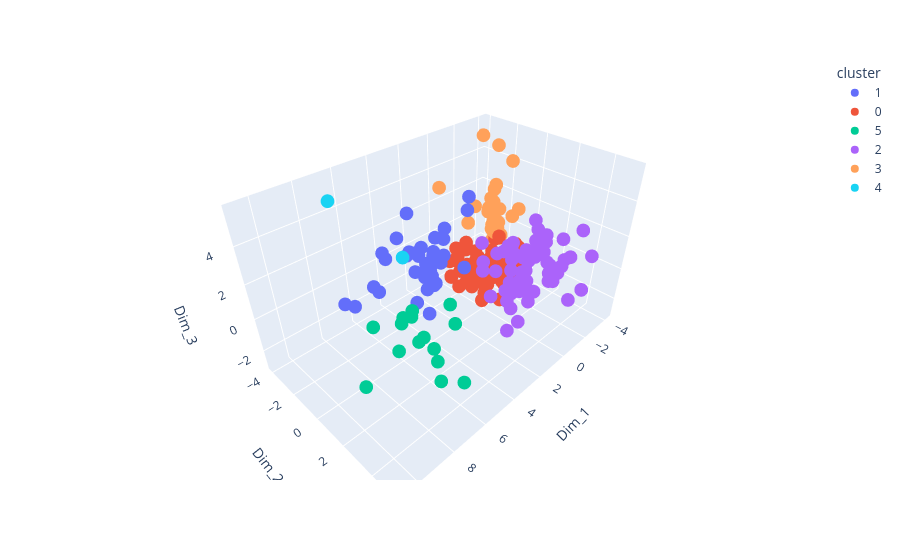

Notebook code cell kept with this figure:
### Code cell
cluster_labels_4 = kmeans.labels_

plot_df3 = low_dim_df.copy()
plot_df3.columns = [f"Dim_{i+1}" for i in range(plot_df3.shape[1])]
plot_df3["cluster"] = cluster_labels_4.astype(str)

fig = px.scatter_3d(
    plot_df3,
    x="Dim_1",
    y="Dim_2",
    z="Dim_3",
    color="cluster",
    hover_data=plot_df3.columns)

fig.show()

ct = pd.crosstab(cluster_labels_4, labels)
print(ct)

### Figure 1 — Plotly figure (JSON) as saved in the notebook; plotly's stock layout.template omitted (floating-point values rounded to 4 significant figures; data arrays with more than 128 entries replaced by an {"elided": "..."} marker saying what was removed)
{"data": [{"customdata": {"elided": "36x16 mixed values"}, "hovertemplate": "cluster=%{customdata[15]}<br>Dim_1=%{x}<br>Dim_2=%{y}<br>Dim_3=%{z}<br>Dim_4=%{customdata[0]}<br>Dim_5=%{customdata[1]}<br>Dim_6=%{customdata[2]}<br>Dim_7=%{customdata[3]}<br>Dim_8=%{customdata[4]}<br>Dim_9=%{customdata[5]}<br>Dim_10=%{customdata[6]}<br>Dim_11=%{customdata[7]}<br>Dim_12=%{customdata[8]}<br>Dim_13=%{customdata[9]}<br>Dim_14=%{customdata[10]}<br>Dim_15=%{customdata[11]}<br>Dim_16=%{customdata[12]}<br>Dim_17=%{customdata[13]}<br>Dim_18=%{customdata[14]}<extra></extra>", "legendgroup": "1", "marker": {"color": "#636efa", "symbol": "circle"}, "mode": "markers", "name": "1", "scene": "scene", "showlegend": true, "type": "scatter3d", "x": [2.108, 5.009, 3.936, 2.053, 3.146, 0.3648, 8.423, 4.735, 1.163, 3.312, 5.612, 3.124, 3.264, 3.195, 5.06, 2.218, 0.7181, 1.882, 4.177, 1.391, 1.564, 2.692, 3.129, 3.925, 3.932, 4.139, 7.044, 5.416, 2.643, 3.535, 3.486, 1.56, 5.756, 2.553, 1.704, 1.655], "y": [-1.684, 0.3278, -3.884, -2.415, -2.796, -2.758, -0.7463, -2.539, -2.024, -0.5153, -2.11, -2.179, -0.7032, -1.554, 0.2457, 0.7383, -0.7251, -1.624, -2.239, -2.633, -1.831, -3.127, -0.5865, -1.663, -0.347, -0.01247, -2.213, 1.754, -1.515, -1.657, -0.904, -2.486, -2.33, -2.062, 0.05518, -1.504], "z": [1.697, 2.874, 0.5602, -0.5005, 0.544, 1.076, 1.437, 1.204, 1.052, -0.1103, -0.1695, -0.2217, 0.3377, 1.64, 3.029, 4.964, 3.139, 0.1572, 2.319, -0.1897, -0.2104, 0.404, -0.1278, 3.838, 0.04412, -1.21, -0.3474, 3.945, -0.07166, -1.782, 1.111, -0.5991, 0.1108, -0.7992, 0.4754, 0.471]}, {"customdata": {"elided": "86x16 mixed values"}, "hovertemplate": "cluster=%{customdata[15]}<br>Dim_1=%{x}<br>Dim_2=%{y}<br>Dim_3=%{z}<br>Dim_4=%{customdata[0]}<br>Dim_5=%{customdata[1]}<br>Dim_6=%{customdata[2]}<br>Dim_7=%{customdata[3]}<br>Dim_8=%{customdata[4]}<br>Dim_9=%{customdata[5]}<br>Dim_10=%{customdata[6]}<br>Dim_11=%{customdata[7]}<br>Dim_12=%{customdata[8]}<br>Dim_13=%{customdata[9]}<br>Dim_14=%{customdata[10]}<br>Dim_15=%{customdata[11]}<br>Dim_16=%{customdata[12]}<br>Dim_17=%{customdata[13]}<br>Dim_18=%{customdata[14]}<extra></extra>", "legendgroup": "0", "marker": {"color": "#EF553B", "symbol": "circle"}, "mode": "markers", "name": "0", "scene": "scene", "showlegend": true, "type": "scatter3d", "x": [0.07774, -0.5604, 1.075, -0.8425, -0.006488, -0.3664, -1.738, -1.289, 0.1239, -1.519, 1.278, -0.301, 0.5765, -1.515, 0.09334, -0.7479, -0.04124, 1.191, -1.966, -0.7396, -1.522, -2.088, -0.7416, -1.235, -1.693, -1.09, -0.3981, 0.3084, -2.013, -2.503, -1.663, -1.433, 0.07539, -1.125, -1.24, -1.325, -2.25, -1.071, -1.717, -1.271, -1.162, -1.244, -2.209, -0.6811, -1.952, -2.447, -0.1906, -1.024, -0.9783, -1.407, -1.539, 0.1159, -0.1073, 0.5763, -0.3748, -0.5733, -0.4686, -1.601, -1.937, -2.012, -1.176, -1.798, -1.798, -2.068, -0.07966, 1.014, -0.7596, -1.802, -0.6159, -0.04582, -0.1318, -1.224, -1.792, -1.409, 0.8378, -1.649, 0.349, 0.1602, 0.2184, -0.8404, -1.459, -2.455, 0.334, -1.804, -1.763, -2.04], "y": [-2.127, 0.31, -0.9005, -1.238, 0.24, -1.695, 0.7162, -1.113, -2.089, -0.4263, -1.313, -1.593, -2.119, -1.143, 0.1241, -0.03378, -0.8059, -1.393, -1.058, -0.8759, -1.425, -1.226, -2.121, -1.824, -0.7531, -1.64, -1.796, -1.57, -1.091, -1.133, -0.8878, 1.226, -1.169, 0.3614, -0.3572, 1.029, 0.3247, -1.298, 0.1978, 0.3824, -0.003652, -0.01312, -0.1123, -0.1128, -0.4618, 0.3421, -0.4557, -1.423, 0.7883, 0.8212, -0.46, -0.8074, -0.501, -0.8516, -1.496, -1.076, 0.05146, -0.1648, -0.2135, -0.7298, 0.1392, -0.4508, 0.8212, 0.3885, 1.096, 0.756, 0.8273, -1.124, -0.721, -1.112, -0.8914, -0.789, -0.9075, -0.8894, -0.1759, -0.335, -0.7617, -0.4278, -1.847, 0.1736, 0.7386, -1.405, -0.725, -1.124, -0.2003, -1.037], "z": [-0.08087, -1.005, -1.588, -0.685, -1.427, -1.354, -0.9372, -1.686, -0.8724, -1.834, -0.9931, -1.121, -0.7215, -1.715, -2.022, -0.6694, -0.5543, -1.135, -1.569, -1.777, -1.554, -1.05, -0.05794, -0.7399, -1.413, -1.217, -0.2262, -1.256, -1.46, -0.07125, -1.527, -1.87, -1.447, -1.73, -1.863, -1.197, -0.4631, -1.707, -1.134, 0.1406, -0.2451, -1.668, -0.8011, 0.1406, -1.517, -0.02698, -1.554, -0.8403, -1.31, -0.3976, -1.315, -2.059, -1.667, -1.556, -1.377, -1.543, 0.5225, -1.182, -1.264, -1.318, -1.426, -1.198, -0.514, 0.3911, -2.043, -1.671, -1.511, -1.142, -1.224, -0.9425, -1.557, -1.542, -1.675, -1.506, -0.5227, -1.668, -0.9009, -1.221, -0.3939, 1.306, -1.161, -0.2372, -0.5122, -1.531, -1.373, -0.9748]}, {"customdata": {"elided": "15x16 mixed values"}, "hovertemplate": "cluster=%{customdata[15]}<br>Dim_1=%{x}<br>Dim_2=%{y}<br>Dim_3=%{z}<br>Dim_4=%{customdata[0]}<br>Dim_5=%{customdata[1]}<br>Dim_6=%{customdata[2]}<br>Dim_7=%{customdata[3]}<br>Dim_8=%{customdata[4]}<br>Dim_9=%{customdata[5]}<br>Dim_10=%{customdata[6]}<br>Dim_11=%{customdata[7]}<br>Dim_12=%{customdata[8]}<br>Dim_13=%{customdata[9]}<br>Dim_14=%{customdata[10]}<br>Dim_15=%{customdata[11]}<br>Dim_16=%{customdata[12]}<br>Dim_17=%{customdata[13]}<br>Dim_18=%{customdata[14]}<extra></extra>", "legendgroup": "5", "marker": {"color": "#00cc96", "symbol": "circle"}, "mode": "markers", "name": "5", "scene": "scene", "showlegend": true, "type": "scatter3d", "x": [6.142, 3.186, 2.903, 6.449, 4.226, 4.504, 6.52, 4.809, 5.159, 10.67, 6.499, 5.422, 7.448, 4.441, 4.836], "y": [2.672, 0.511, 0.6056, 3.203, -1.279, 0.6542, -1.645, 0.2385, -0.8978, 3.707, 0.3141, 3.676, 1.894, -1.103, -0.1274], "z": [-1.259, -0.8625, -2.276, -1.912, -1.728, -2.961, -1.663, -2.244, -1.411, 1.451, -1.995, -2.419, 1.357, -1.899, -2.779]}, {"customdata": {"elided": "65x16 mixed values"}, "hovertemplate": "cluster=%{customdata[15]}<br>Dim_1=%{x}<br>Dim_2=%{y}<br>Dim_3=%{z}<br>Dim_4=%{customdata[0]}<br>Dim_5=%{customdata[1]}<br>Dim_6=%{customdata[2]}<br>Dim_7=%{customdata[3]}<br>Dim_8=%{customdata[4]}<br>Dim_9=%{customdata[5]}<br>Dim_10=%{customdata[6]}<br>Dim_11=%{customdata[7]}<br>Dim_12=%{customdata[8]}<br>Dim_13=%{customdata[9]}<br>Dim_14=%{customdata[10]}<br>Dim_15=%{customdata[11]}<br>Dim_16=%{customdata[12]}<br>Dim_17=%{customdata[13]}<br>Dim_18=%{customdata[14]}<extra></extra>", "legendgroup": "2", "marker": {"color": "#ab63fa", "symbol": "circle"}, "mode": "markers", "name": "2", "scene": "scene", "showlegend": true, "type": "scatter3d", "x": [1.361, 1.973, 0.03778, -1.707, -2.634, 0.8212, -2.406, -0.4635, -2.11, -1.452, -2.085, -0.03718, -1.696, 0.0232, 0.04222, -0.3159, -0.3805, -0.2768, -0.02968, -0.5942, -1.588, -2.001, -0.6649, -1.983, -1.786, -1.324, -1.631, -0.1986, -2.396, -1.692, -2.091, -0.4024, -0.7318, 0.1305, -0.7193, -0.1927, -2.72, 0.5274, -1.721, 0.4167, -1.718, 0.1325, -2.055, -1.828, -0.2357, 0.1258, 0.8322, -2.297, -2.295, 0.263, -0.97, -0.9238, 0.9628, -1.004, -1.507, 2.65, -0.305, -1.325, -1.675, -0.399, 2.35, -1.621, -2.135, 0.7188, -2.654], "y": [1.024, 1.54, 1.241, 1.862, 1.328, 3.094, 3.084, 1.64, 3.438, 4.479, 1.316, 1.648, 1.636, 2.436, 1.994, 2.946, 1.479, 2.385, 1.461, 1.503, 5.262, 2.611, 1.253, 1.614, 2.973, 3.224, 5.02, 1.359, 2.072, 1.517, 1.84, 3.771, 1.158, 2.459, 2.304, 3.241, 1.598, 2.318, 4.517, 2.804, 3.535, 1.87, 2.005, 1.681, 2.866, 0.8658, 0.4374, 0.9917, 1.619, 4.454, 2.099, 2.688, 2.484, 1.798, 1.371, 2.681, 2.239, 2.244, 2.592, 3.389, 3.581, 1.469, 3.851, 1.359, 3.231], "z": [1.119, 1.15, 1.245, 0.5558, 0.7595, -1.882, -0.4141, -1.127, 0.3473, -0.9396, -0.3795, -1.83, -1.33, -0.6841, -2.087, 1.548, 1.693, 0.09524, 1.652, 0.8753, 2.076, 0.2368, -1.105, 2.413, -0.6912, 0.68, -0.08695, -1.349, 0.4699, -0.6877, 0.9253, 0.9307, 1.048, 0.02212, 0.8, 2.819, 1.075, -0.6017, 3.129, -0.001219, 2.216, 0.4182, 0.6591, 0.2236, -1.278, -0.143, 1.753, 0.06068, 1.734, 1.148, -1.379, -1.09, 1.78, -1.035, 0.1941, 0.5733, 0.2681, 1.184, 1.654, 2.959, -1.21, 0.6734, 1.096, 1.493, 0.3783]}, {"customdata": {"elided": "33x16 mixed values"}, "hovertemplate": "cluster=%{customdata[15]}<br>Dim_1=%{x}<br>Dim_2=%{y}<br>Dim_3=%{z}<br>Dim_4=%{customdata[0]}<br>Dim_5=%{customdata[1]}<br>Dim_6=%{customdata[2]}<br>Dim_7=%{customdata[3]}<br>Dim_8=%{customdata[4]}<br>Dim_9=%{customdata[5]}<br>Dim_10=%{customdata[6]}<br>Dim_11=%{customdata[7]}<br>Dim_12=%{customdata[8]}<br>Dim_13=%{customdata[9]}<br>Dim_14=%{customdata[10]}<br>Dim_15=%{customdata[11]}<br>Dim_16=%{customdata[12]}<br>Dim_17=%{customdata[13]}<br>Dim_18=%{customdata[14]}<extra></extra>", "legendgroup": "3", "marker": {"color": "#FFA15A", "symbol": "circle"}, "mode": "markers", "name": "3", "scene": "scene", "showlegend": true, "type": "scatter3d", "x": [1.128, -1.057, -2.44, -3.111, -2.335, -2.624, -2.894, -2.703, -2.885, -2.578, -2.671, -2.628, -2.999, -2.723, -2.724, -2.706, -2.641, -2.368, -2.803, -3.831, -3.109, -2.629, -2.762, -3.254, -2.437, -2.57, -3.463, -4.121, -2.646, -3.072, -2.847, -3.02, -2.103], "y": [-2.348, -2.287, -1.453, -2.324, -0.9079, -1.459, -2.369, -1.534, -1.852, -1.421, -1.791, -0.65, -1.647, -1.888, -2.006, -1.435, -1.57, -2.97, -0.1371, -2.64, -2.411, -1.403, -2.289, -2.198, -1.584, -1.809, -2.481, -4.073, -1.851, -2.167, -2.031, -2.305, -0.01206], "z": [3.965, 1.049, 0.1918, 1.685, 0.2941, 0.2619, 1.277, 0.6672, 1.383, 0.5278, 0.6726, 4.794, 1.438, 0.4582, 1.128, 0.7625, 0.6993, 1.353, 2.084, 4.774, 1.809, 0.3793, 1.108, 2.697, -0.3262, 0.2269, 2.247, 4.896, 0.4496, 1.677, 1.328, 1.111, 1.962]}, {"customdata": [[-5.71, -6.858, -0.02897, 1.982, -1.174, 0.5376, -1.408, 1.878, 1.54, -2.842, -1.029, 0.3772, -0.5979, 0.8947, 0.5374, "4"], [-2.02, -5.347, -0.8115, 1.924, 2.831, 1.259, -3.799, 2.075, -0.4309, -0.08601, 0.8854, -0.6084, -0.4255, -0.4634, 1.908, "4"]], "hovertemplate": "cluster=%{customdata[15]}<br>Dim_1=%{x}<br>Dim_2=%{y}<br>Dim_3=%{z}<br>Dim_4=%{customdata[0]}<br>Dim_5=%{customdata[1]}<br>Dim_6=%{customdata[2]}<br>Dim_7=%{customdata[3]}<br>Dim_8=%{customdata[4]}<br>Dim_9=%{customdata[5]}<br>Dim_10=%{customdata[6]}<br>Dim_11=%{customdata[7]}<br>Dim_12=%{customdata[8]}<br>Dim_13=%{customdata[9]}<br>Dim_14=%{customdata[10]}<br>Dim_15=%{customdata[11]}<br>Dim_16=%{customdata[12]}<br>Dim_17=%{customdata[13]}<br>Dim_18=%{customdata[14]}<extra></extra>", "legendgroup": "4", "marker": {"color": "#19d3f3", "symbol": "circle"}, "mode": "markers", "name": "4", "scene": "scene", "showlegend": true, "type": "scatter3d", "x": [7.688, 6.935], "y": [-2.158, 1.604], "z": [5.687, 4.308]}], "layout": {"legend": {"title": {"text": "cluster"}, "tracegroupgap": 0}, "margin": {"t": 60}, "scene": {"domain": {"x": [0, 1], "y": [0, 1]}, "xaxis": {"title": {"text": "Dim_1"}}, "yaxis": {"title": {"text": "Dim_2"}}, "zaxis": {"title": {"text": "Dim_3"}}}}}
